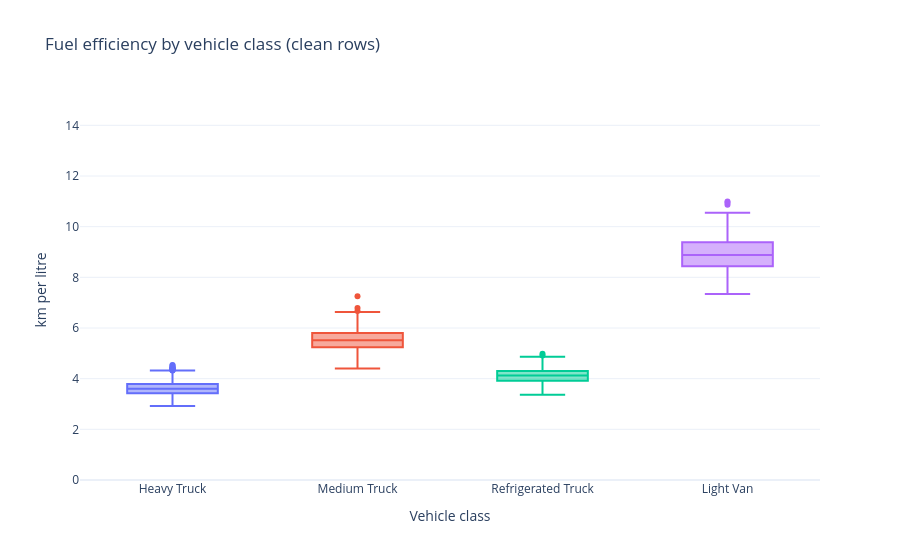

Notebook cell for this chart:
### Code cell
clean = trips[~trips["is_anomaly"]]
fig = px.box(
    clean,
    x="vehicle_class",
    y="kmpl",
    color="vehicle_class",
    points="outliers",
    labels={"kmpl": "km per litre", "vehicle_class": "Vehicle class"},
    title="Fuel efficiency by vehicle class (clean rows)",
)
fig.update_layout(showlegend=False, yaxis_range=[0, 15])
fig.write_image(config.FIGURES / "05_fuel_efficiency.png", width=900, height=520, scale=2)
fig.show()

### Figure 1 — Plotly figure (JSON) as saved in the notebook; plotly's stock layout.template omitted (floating-point values rounded to 4 significant figures; data arrays with more than 128 entries replaced by an {"elided": "..."} marker saying what was removed)
{"data": [{"alignmentgroup": "True", "boxpoints": "outliers", "hovertemplate": "Vehicle class=%{x}<br>km per litre=%{y}<extra></extra>", "legendgroup": "Heavy Truck", "marker": {"color": "#636efa"}, "name": "Heavy Truck", "notched": false, "offsetgroup": "Heavy Truck", "orientation": "v", "showlegend": true, "type": "box", "x": {"elided": "1973 str values"}, "x0": " ", "xaxis": "x", "y": {"elided": "1973 float values"}, "y0": " ", "yaxis": "y"}, {"alignmentgroup": "True", "boxpoints": "outliers", "hovertemplate": "Vehicle class=%{x}<br>km per litre=%{y}<extra></extra>", "legendgroup": "Medium Truck", "marker": {"color": "#EF553B"}, "name": "Medium Truck", "notched": false, "offsetgroup": "Medium Truck", "orientation": "v", "showlegend": true, "type": "box", "x": {"elided": "1700 str values"}, "x0": " ", "xaxis": "x", "y": {"elided": "1700 float values"}, "y0": " ", "yaxis": "y"}, {"alignmentgroup": "True", "boxpoints": "outliers", "hovertemplate": "Vehicle class=%{x}<br>km per litre=%{y}<extra></extra>", "legendgroup": "Refrigerated Truck", "marker": {"color": "#00cc96"}, "name": "Refrigerated Truck", "notched": false, "offsetgroup": "Refrigerated Truck", "orientation": "v", "showlegend": true, "type": "box", "x": {"elided": "470 str values"}, "x0": " ", "xaxis": "x", "y": {"elided": "470 float values"}, "y0": " ", "yaxis": "y"}, {"alignmentgroup": "True", "boxpoints": "outliers", "hovertemplate": "Vehicle class=%{x}<br>km per litre=%{y}<extra></extra>", "legendgroup": "Light Van", "marker": {"color": "#ab63fa"}, "name": "Light Van", "notched": false, "offsetgroup": "Light Van", "orientation": "v", "showlegend": true, "type": "box", "x": {"elided": "707 str values"}, "x0": " ", "xaxis": "x", "y": {"elided": "707 float values"}, "y0": " ", "yaxis": "y"}], "layout": {"boxmode": "overlay", "legend": {"title": {"text": "Vehicle class"}, "tracegroupgap": 0}, "showlegend": false, "title": {"text": "Fuel efficiency by vehicle class (clean rows)"}, "xaxis": {"anchor": "y", "categoryarray": ["Heavy Truck", "Medium Truck", "Refrigerated Truck", "Light Van"], "categoryorder": "array", "domain": [0.0, 1.0], "title": {"text": "Vehicle class"}}, "yaxis": {"anchor": "x", "domain": [0.0, 1.0], "range": [0, 15], "title": {"text": "km per litre"}}}}
